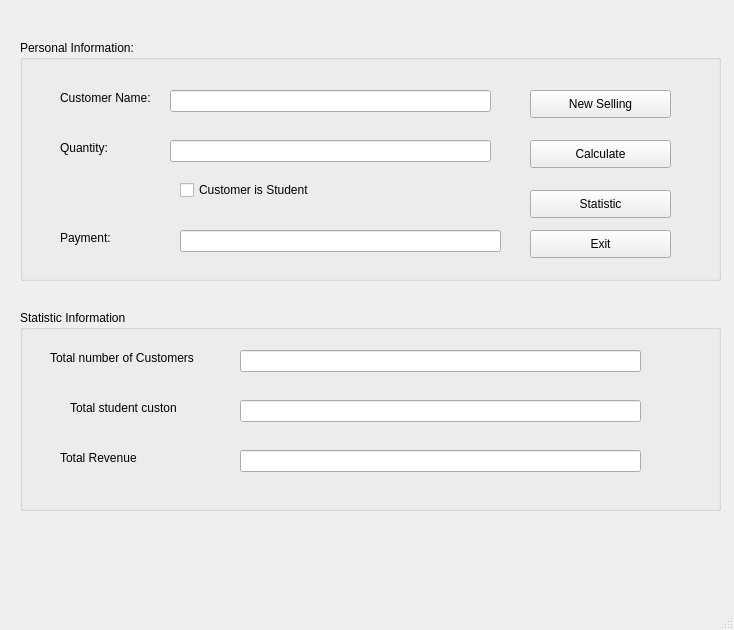
<?xml version="1.0" encoding="UTF-8"?>
<ui version="4.0">
 <class>MainWindow</class>
 <widget class="QMainWindow" name="MainWindow">
  <property name="geometry">
   <rect>
    <x>0</x>
    <y>0</y>
    <width>734</width>
    <height>630</height>
   </rect>
  </property>
  <property name="windowTitle">
   <string>MainWindow</string>
  </property>
  <widget class="QWidget" name="centralwidget">
   <widget class="QGroupBox" name="groupBox">
    <property name="geometry">
     <rect>
      <x>20</x>
      <y>40</y>
      <width>701</width>
      <height>241</height>
     </rect>
    </property>
    <property name="title">
     <string>Personal Information:</string>
    </property>
    <widget class="QLabel" name="label">
     <property name="geometry">
      <rect>
       <x>40</x>
       <y>50</y>
       <width>101</width>
       <height>16</height>
      </rect>
     </property>
     <property name="text">
      <string>Customer Name:</string>
     </property>
    </widget>
    <widget class="QLineEdit" name="lineEditcusname">
     <property name="geometry">
      <rect>
       <x>150</x>
       <y>50</y>
       <width>321</width>
       <height>22</height>
      </rect>
     </property>
    </widget>
    <widget class="QPushButton" name="pushButtonnewselling">
     <property name="geometry">
      <rect>
       <x>510</x>
       <y>50</y>
       <width>141</width>
       <height>28</height>
      </rect>
     </property>
     <property name="text">
      <string>New Selling</string>
     </property>
    </widget>
    <widget class="QPushButton" name="pushButtoncalculate">
     <property name="geometry">
      <rect>
       <x>510</x>
       <y>100</y>
       <width>141</width>
       <height>28</height>
      </rect>
     </property>
     <property name="text">
      <string>Calculate</string>
     </property>
    </widget>
    <widget class="QLineEdit" name="lineEditquantity">
     <property name="geometry">
      <rect>
       <x>150</x>
       <y>100</y>
       <width>321</width>
       <height>22</height>
      </rect>
     </property>
    </widget>
    <widget class="QLabel" name="label_3">
     <property name="geometry">
      <rect>
       <x>40</x>
       <y>100</y>
       <width>55</width>
       <height>16</height>
      </rect>
     </property>
     <property name="text">
      <string>Quantity:</string>
     </property>
    </widget>
    <widget class="QLineEdit" name="lineEditpayment">
     <property name="geometry">
      <rect>
       <x>160</x>
       <y>190</y>
       <width>321</width>
       <height>22</height>
      </rect>
     </property>
    </widget>
    <widget class="QPushButton" name="pushButtonexit">
     <property name="geometry">
      <rect>
       <x>510</x>
       <y>190</y>
       <width>141</width>
       <height>28</height>
      </rect>
     </property>
     <property name="text">
      <string>Exit</string>
     </property>
    </widget>
    <widget class="QLabel" name="label_4">
     <property name="geometry">
      <rect>
       <x>40</x>
       <y>190</y>
       <width>55</width>
       <height>16</height>
      </rect>
     </property>
     <property name="text">
      <string>Payment:</string>
     </property>
    </widget>
    <widget class="QCheckBox" name="checkBox">
     <property name="geometry">
      <rect>
       <x>160</x>
       <y>140</y>
       <width>151</width>
       <height>20</height>
      </rect>
     </property>
     <property name="text">
      <string>Customer is Student</string>
     </property>
    </widget>
    <widget class="QPushButton" name="pushButtonstatistic">
     <property name="geometry">
      <rect>
       <x>510</x>
       <y>150</y>
       <width>141</width>
       <height>28</height>
      </rect>
     </property>
     <property name="text">
      <string>Statistic</string>
     </property>
    </widget>
   </widget>
   <widget class="QGroupBox" name="groupBox_2">
    <property name="geometry">
     <rect>
      <x>20</x>
      <y>310</y>
      <width>701</width>
      <height>201</height>
     </rect>
    </property>
    <property name="title">
     <string>Statistic Information</string>
    </property>
    <widget class="QLabel" name="label_5">
     <property name="geometry">
      <rect>
       <x>30</x>
       <y>40</y>
       <width>151</width>
       <height>16</height>
      </rect>
     </property>
     <property name="text">
      <string>Total number of Customers</string>
     </property>
    </widget>
    <widget class="QLineEdit" name="lineEdittotalnumber">
     <property name="geometry">
      <rect>
       <x>220</x>
       <y>40</y>
       <width>401</width>
       <height>22</height>
      </rect>
     </property>
    </widget>
    <widget class="QLabel" name="label_6">
     <property name="geometry">
      <rect>
       <x>50</x>
       <y>90</y>
       <width>131</width>
       <height>16</height>
      </rect>
     </property>
     <property name="text">
      <string>Total student custon</string>
     </property>
    </widget>
    <widget class="QLineEdit" name="lineEdittotalstudent">
     <property name="geometry">
      <rect>
       <x>220</x>
       <y>90</y>
       <width>401</width>
       <height>22</height>
      </rect>
     </property>
    </widget>
    <widget class="QLineEdit" name="lineEdittotalrev">
     <property name="geometry">
      <rect>
       <x>220</x>
       <y>140</y>
       <width>401</width>
       <height>22</height>
      </rect>
     </property>
    </widget>
    <widget class="QLabel" name="label_7">
     <property name="geometry">
      <rect>
       <x>40</x>
       <y>140</y>
       <width>91</width>
       <height>16</height>
      </rect>
     </property>
     <property name="text">
      <string>Total Revenue</string>
     </property>
    </widget>
   </widget>
  </widget>
  <widget class="QMenuBar" name="menubar">
   <property name="geometry">
    <rect>
     <x>0</x>
     <y>0</y>
     <width>734</width>
     <height>26</height>
    </rect>
   </property>
  </widget>
  <widget class="QStatusBar" name="statusbar"/>
 </widget>
 <resources/>
 <connections>
  <connection>
   <sender>pushButtonexit</sender>
   <signal>clicked()</signal>
   <receiver>MainWindow</receiver>
   <slot>close()</slot>
   <hints>
    <hint type="sourcelabel">
     <x>600</x>
     <y>269</y>
    </hint>
    <hint type="destinationlabel">
     <x>366</x>
     <y>314</y>
    </hint>
   </hints>
  </connection>
 </connections>
</ui>
